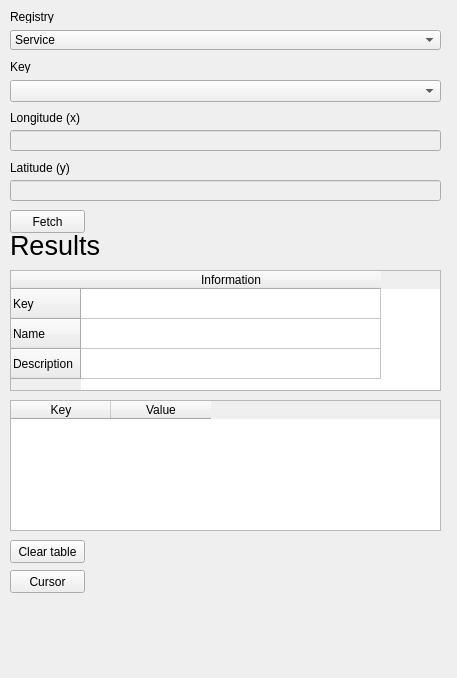
<?xml version="1.0" encoding="UTF-8"?>
<ui version="4.0">
 <class>GeoContextQGISPluginDockWidgetBase</class>
 <widget class="QDockWidget" name="GeoContextQGISPluginDockWidgetBase">
  <property name="geometry">
   <rect>
    <x>0</x>
    <y>0</y>
    <width>457</width>
    <height>678</height>
   </rect>
  </property>
  <property name="windowTitle">
   <string>GeoContext</string>
  </property>
  <widget class="QWidget" name="dockWidgetContents">
   <widget class="QComboBox" name="cbRegistry">
    <property name="geometry">
     <rect>
      <x>10</x>
      <y>30</y>
      <width>431</width>
      <height>20</height>
     </rect>
    </property>
    <item>
     <property name="text">
      <string>Service</string>
     </property>
    </item>
    <item>
     <property name="text">
      <string>Group</string>
     </property>
    </item>
    <item>
     <property name="text">
      <string>Collection</string>
     </property>
    </item>
   </widget>
   <widget class="QComboBox" name="cbKey">
    <property name="geometry">
     <rect>
      <x>10</x>
      <y>80</y>
      <width>431</width>
      <height>22</height>
     </rect>
    </property>
   </widget>
   <widget class="QLabel" name="lblRegistry">
    <property name="geometry">
     <rect>
      <x>10</x>
      <y>10</y>
      <width>47</width>
      <height>13</height>
     </rect>
    </property>
    <property name="text">
     <string>Registry</string>
    </property>
   </widget>
   <widget class="QLabel" name="lblKey">
    <property name="geometry">
     <rect>
      <x>10</x>
      <y>60</y>
      <width>47</width>
      <height>13</height>
     </rect>
    </property>
    <property name="text">
     <string>Key</string>
    </property>
   </widget>
   <widget class="QgsFilterLineEdit" name="lineLong">
    <property name="enabled">
     <bool>false</bool>
    </property>
    <property name="geometry">
     <rect>
      <x>10</x>
      <y>130</y>
      <width>431</width>
      <height>21</height>
     </rect>
    </property>
    <property name="readOnly">
     <bool>true</bool>
    </property>
    <property name="qgisRelation" stdset="0">
     <string notr="true"/>
    </property>
   </widget>
   <widget class="QgsFilterLineEdit" name="lineLat">
    <property name="enabled">
     <bool>false</bool>
    </property>
    <property name="geometry">
     <rect>
      <x>10</x>
      <y>180</y>
      <width>431</width>
      <height>21</height>
     </rect>
    </property>
    <property name="readOnly">
     <bool>true</bool>
    </property>
    <property name="qgisRelation" stdset="0">
     <string notr="true"/>
    </property>
   </widget>
   <widget class="QLabel" name="lblLong">
    <property name="geometry">
     <rect>
      <x>10</x>
      <y>110</y>
      <width>91</width>
      <height>16</height>
     </rect>
    </property>
    <property name="text">
     <string>Longitude (x)</string>
    </property>
   </widget>
   <widget class="QLabel" name="lblLat">
    <property name="geometry">
     <rect>
      <x>10</x>
      <y>160</y>
      <width>61</width>
      <height>16</height>
     </rect>
    </property>
    <property name="text">
     <string>Latitude (y)</string>
    </property>
   </widget>
   <widget class="QTableWidget" name="tblDetails">
    <property name="enabled">
     <bool>true</bool>
    </property>
    <property name="geometry">
     <rect>
      <x>10</x>
      <y>270</y>
      <width>431</width>
      <height>121</height>
     </rect>
    </property>
    <attribute name="horizontalHeaderDefaultSectionSize">
     <number>300</number>
    </attribute>
    <row>
     <property name="text">
      <string>Key</string>
     </property>
    </row>
    <row>
     <property name="text">
      <string>Name</string>
     </property>
    </row>
    <row>
     <property name="text">
      <string>Description</string>
     </property>
    </row>
    <column>
     <property name="text">
      <string>Information</string>
     </property>
    </column>
   </widget>
   <widget class="QTableWidget" name="tblResult">
    <property name="enabled">
     <bool>true</bool>
    </property>
    <property name="geometry">
     <rect>
      <x>10</x>
      <y>400</y>
      <width>431</width>
      <height>131</height>
     </rect>
    </property>
    <column>
     <property name="text">
      <string>Key</string>
     </property>
    </column>
    <column>
     <property name="text">
      <string>Value</string>
     </property>
    </column>
   </widget>
   <widget class="QLabel" name="lblResults">
    <property name="geometry">
     <rect>
      <x>10</x>
      <y>230</y>
      <width>91</width>
      <height>31</height>
     </rect>
    </property>
    <property name="font">
     <font>
      <pointsize>20</pointsize>
     </font>
    </property>
    <property name="text">
     <string>Results</string>
    </property>
   </widget>
   <widget class="QPushButton" name="btnClear">
    <property name="geometry">
     <rect>
      <x>10</x>
      <y>540</y>
      <width>75</width>
      <height>23</height>
     </rect>
    </property>
    <property name="text">
     <string>Clear table</string>
    </property>
   </widget>
   <widget class="QPushButton" name="btnCursor">
    <property name="geometry">
     <rect>
      <x>10</x>
      <y>570</y>
      <width>75</width>
      <height>23</height>
     </rect>
    </property>
    <property name="text">
     <string>Cursor</string>
    </property>
   </widget>
   <widget class="QPushButton" name="btnFetch">
    <property name="geometry">
     <rect>
      <x>10</x>
      <y>210</y>
      <width>75</width>
      <height>23</height>
     </rect>
    </property>
    <property name="text">
     <string>Fetch</string>
    </property>
   </widget>
  </widget>
 </widget>
 <customwidgets>
  <customwidget>
   <class>QgsFilterLineEdit</class>
   <extends>QLineEdit</extends>
   <header>qgsfilterlineedit.h</header>
  </customwidget>
 </customwidgets>
 <resources/>
 <connections/>
</ui>
